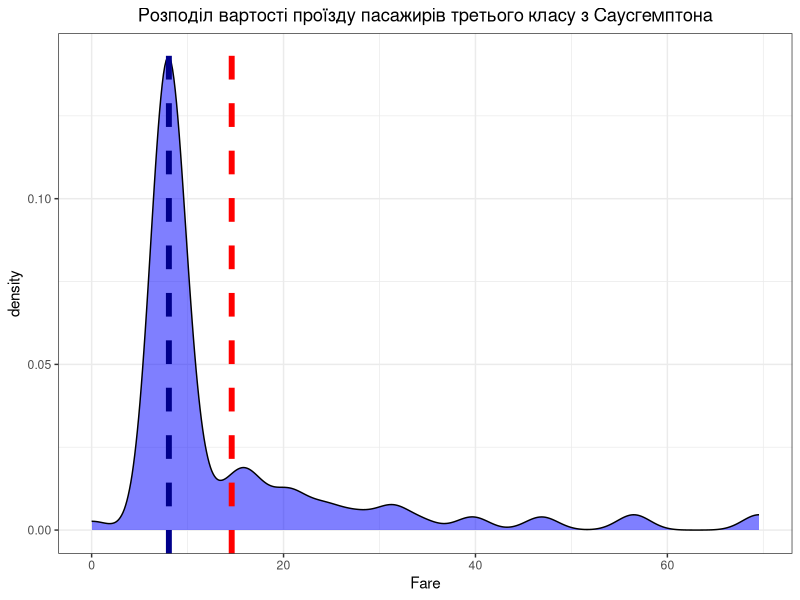
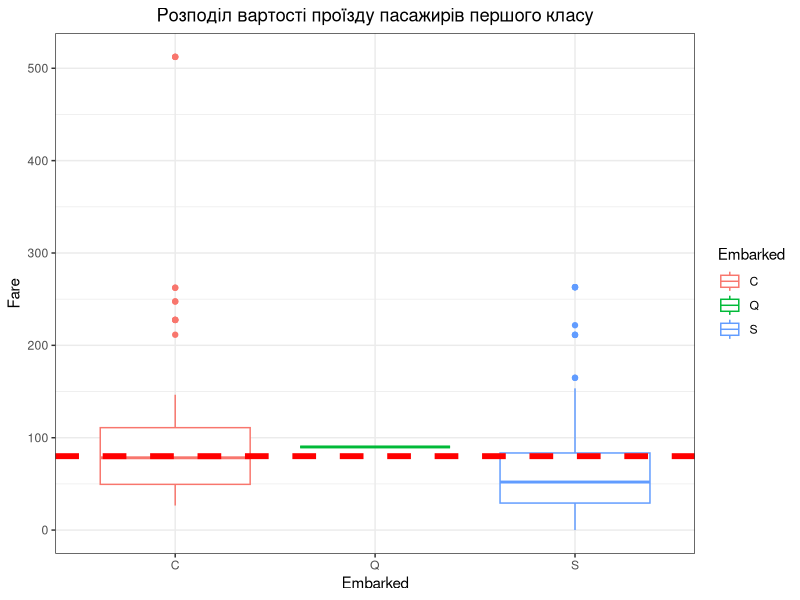
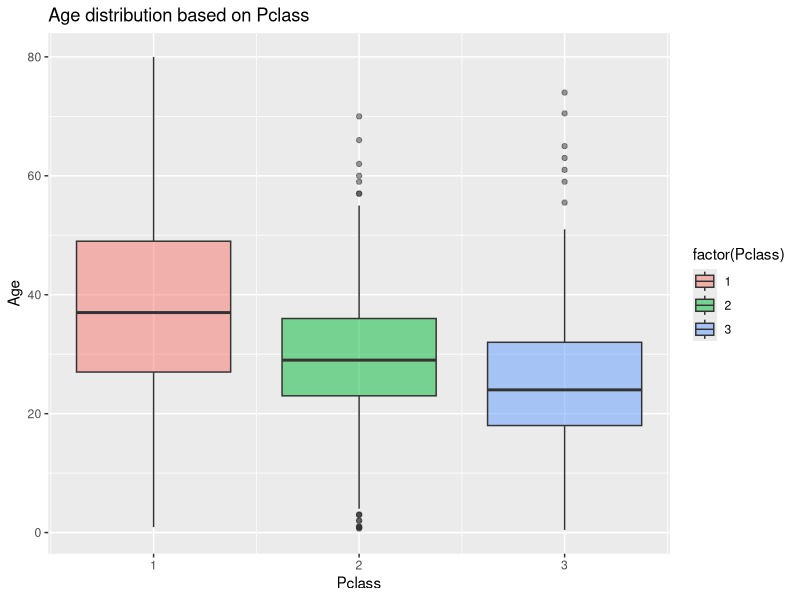
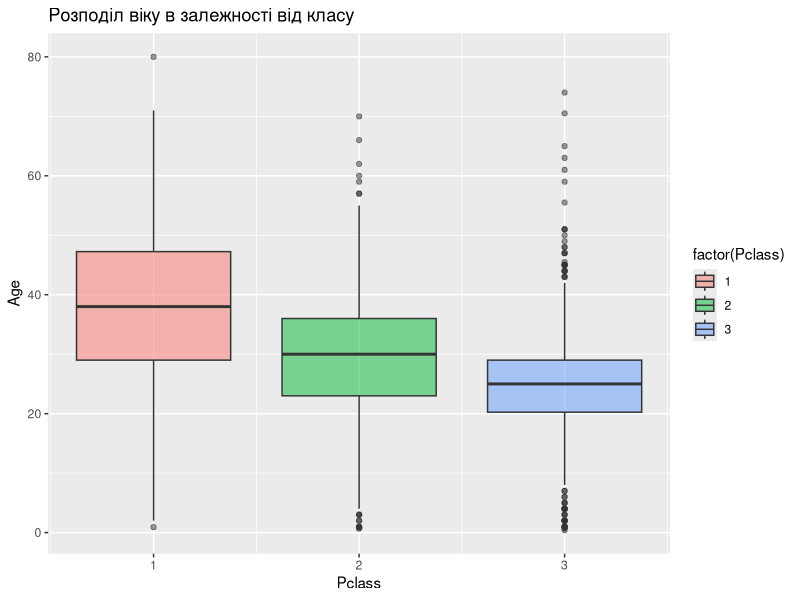
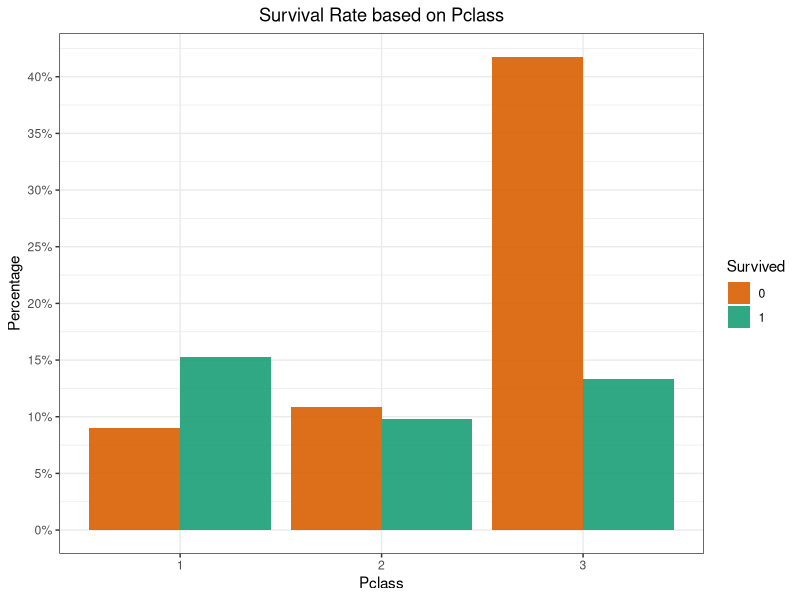
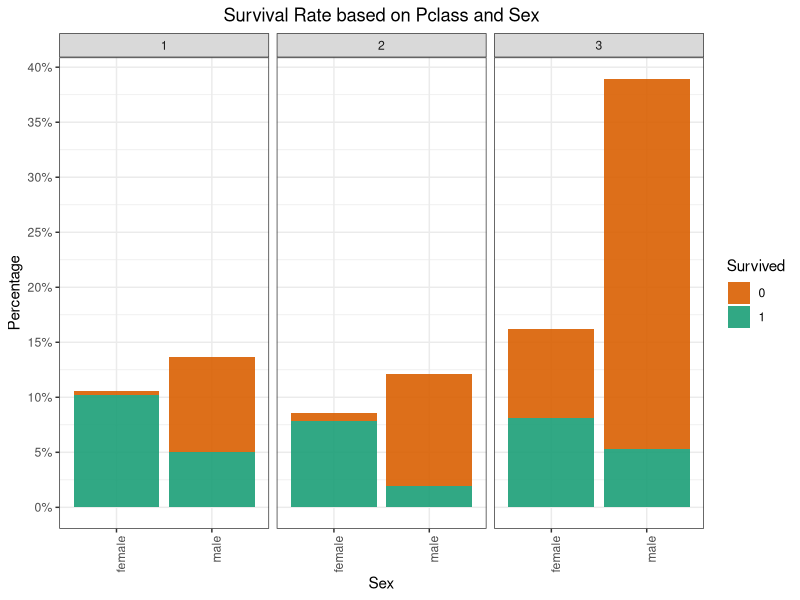
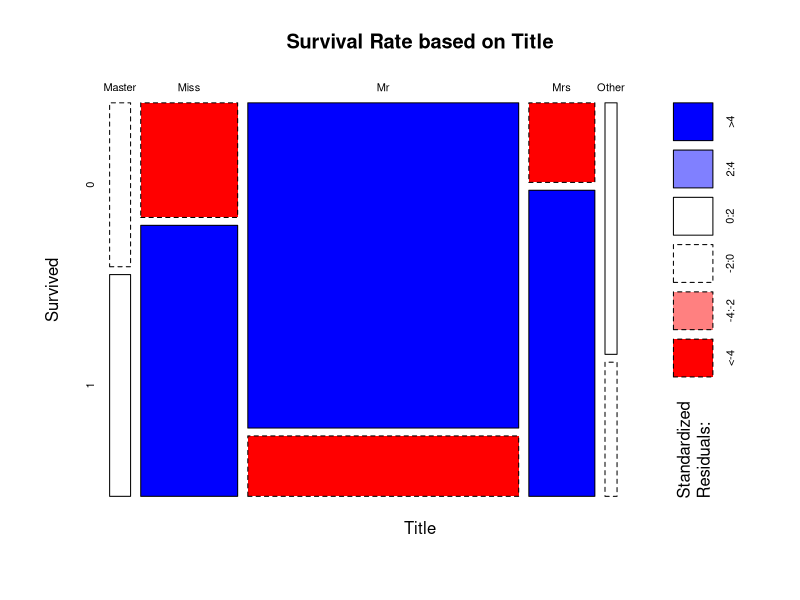
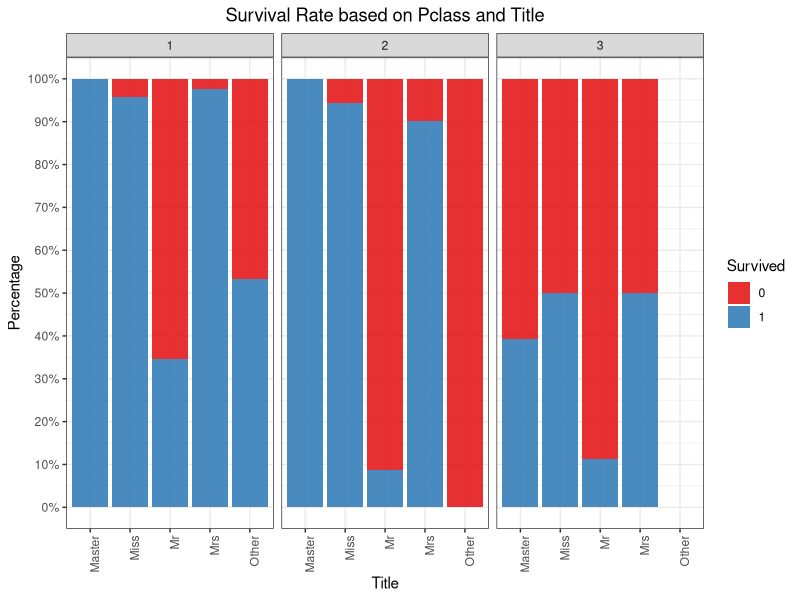

Recreate these plots in R, in order.
## ---- chunk 1
knitr::opts_chunk$set(echo = TRUE)
library(ggplot2)
## ---- chunk 2
train <- read.csv("Titanic/train.csv", stringsAsFactors = FALSE)
test <- read.csv("Titanic/titanic_test.csv", stringsAsFactors = FALSE)
## ---- chunk 3
str(train)
## ---- chunk 4
library(tidyverse)
## ---- chunk 5
colSums(is.na(train)|train=='')
## ---- chunk 6
str(test)
## ---- chunk 7
get_prediction_evalvation <- function(pred){
  percent <- test %>% 
    count(test$Survived== pred)
  names(percent) <- c("cond","n")
  return(percent$n[percent$cond == TRUE]/nrow(test))
}
## ---- chunk 8
pred <- rep(0, nrow(test))
get_prediction_evalvation(pred)
pred <- rep(1, nrow(test))
get_prediction_evalvation(pred)
## ---- chunk 9
filter(train, is.na(Fare)==TRUE|Fare=='')
## ---- chunk 10
ggplot(filter(train, Pclass==3 & Embarked=="S"), aes(Fare)) +                       
  geom_density(fill="blue", alpha=0.5) +
  geom_vline(aes(xintercept=median(Fare, na.rm=T)), colour='darkblue', linetype='dashed', size=2) +
  geom_vline(aes(xintercept=mean(Fare, na.rm=T)), colour='red', linetype='dashed', size=2) +
  ggtitle("Розподіл вартості проїзду пасажирів третього класу з Саусгемптона") +
  theme_bw() +
  theme(plot.title = element_text(hjust = 0.5))
## ---- chunk 11
train$Fare[is.na(train$Fare)==TRUE] = median(filter(train, Pclass==3 & Embarked=="S")$Fare, na.rm=TRUE)
filter(train, is.na(Fare)==TRUE|Fare=='')
## ---- chunk 12
filter(train, is.na(Embarked)==TRUE|Embarked=='')
## ---- chunk 13
table(filter(train, Pclass==1)$Embarked)
## ---- chunk 14
ggplot(filter(train, is.na(Embarked)==FALSE & Embarked!='' & Pclass==1), 
       aes(Embarked, Fare)) +     
  geom_boxplot(aes(colour = Embarked)) +
  geom_hline(aes(yintercept=80), colour='red', linetype='dashed', size=2) +
  ggtitle("Розподіл вартості проїзду пасажирів першого класу") +
  theme_bw() + 
  theme(plot.title = element_text(hjust = 0.5))
## ---- chunk 15
train$Embarked[train$Embarked==""] = "C"
colSums(is.na(train)|train=='')
## ---- chunk 16
ggplot(train,aes(Pclass,Age)) +                                                  
  geom_boxplot(aes(fill=factor(Pclass)),alpha=0.5) +
  ggtitle("Age distribution based on Pclass")
## ---- chunk 17
# Imputation of Age based on Pclass
impute.age <- function(age,class){
  vector <- age
  for (i in 1:length(age)){
    if (is.na(age[i])){
      if (class[i] == 1){
        vector[i] <- round(mean(filter(train,Pclass==1)$Age, na.rm=TRUE),0)
      }else if (class[i] == 2){
        vector[i] <- round(mean(filter(train,Pclass==2)$Age, na.rm=TRUE),0)
      }else{
        vector[i] <- round(mean(filter(train,Pclass==3)$Age, na.rm=TRUE),0)
      }
    }else{
      vector[i]<-age[i]
    }
  }
  return(vector)
}
## ---- chunk 18
imputed.age <- impute.age(train$Age,train$Pclass)
train$Age <- imputed.age
## ---- chunk 19
ggplot(train,aes(Pclass,Age)) +                                                  
  geom_boxplot(aes(fill=factor(Pclass)),alpha=0.5) +
  ggtitle("Розподіл віку в залежності від класу")
## ---- chunk 20
colSums(is.na(train)|train=='')
## ---- chunk 21
head(train$Name)
## ---- chunk 22
train$Title <- gsub("^.*, (.*?)\\..*$", "\\1", train$Name)
table(train$Sex, train$Title)
## ---- chunk 23
train$Title[train$Title == 'Mlle' | train$Title == 'Ms'] <- 'Miss' 
train$Title[train$Title == 'Mme']  <- 'Mrs' 

Other <- c('Dona', 'Dr', 'Lady', 'the Countess','Capt', 
           'Col', 'Don', 'Jonkheer', 'Major', 'Rev', 'Sir')
train$Title[train$Title %in% Other]  <- 'Other'

table(train$Sex, train$Title)
## ---- chunk 24
FamilySize <- train$SibSp + train$Parch + 1

table(FamilySize)
## ---- chunk 25
train$FamilySize <- sapply(1:nrow(train), function(x) 
                          ifelse(FamilySize[x]==1, "Single", 
                          ifelse(FamilySize[x]>4, "Large", "Small")))

table(train$FamilySize)
## ---- chunk 26
train$Survived = factor(train$Survived)
train$Pclass = factor(train$Pclass)
train$Sex = factor(train$Sex)
train$Embarked = factor(train$Embarked)
train$Title = factor(train$Title)
train$FamilySize = factor(train$FamilySize, levels=c("Single","Small","Large"))

#Checking the structure of the data
str(train)
## ---- chunk 27
percent <- c("0%","5%","10%","15%","20%","25%","30%","35%","40%","45%","50%","55%","60%")
ggplot(filter(train, is.na(Survived)==FALSE), aes(Pclass, fill=Survived)) + 
  geom_bar(aes(y = (..count..)/sum(..count..)), alpha=0.9, position="dodge") +
  scale_fill_brewer(palette = "Dark2", direction = -1) +
  scale_y_continuous(labels=percent, breaks=seq(0,0.6,0.05)) +
  ylab("Percentage") + 
  ggtitle("Survival Rate based on Pclass") +
  theme_bw() +
  theme(plot.title = element_text(hjust = 0.5))
## ---- chunk 28
percent <- c("0%","5%","10%","15%","20%","25%","30%","35%","40%")
ggplot(filter(train, is.na(Survived)==FALSE), aes(Sex, fill=Survived)) + 
  geom_bar(aes(y = (..count..)/sum(..count..)), alpha=0.9) +
  facet_wrap(~Pclass) + 
  scale_fill_brewer(palette = "Dark2", direction = -1) +
  scale_y_continuous(labels=percent, breaks=seq(0,0.4,0.05)) +
  ylab("Percentage") + 
  ggtitle("Survival Rate based on Pclass and Sex") +
  theme_bw() +
  theme(plot.title = element_text(hjust = 0.5)) +
  theme(axis.text.x = element_text(angle = 90, hjust = 1))
## ---- chunk 29
mosaicplot(~ Title + Survived, data=train, main='Survival Rate based on Title', shade=TRUE)
## ---- chunk 30
percent <- c("0%","10%","20%","30%","40%","50%","60%","70%","80%","90%","100%")
ggplot(filter(train, is.na(Survived)==FALSE), aes(Title)) + 
  geom_bar(aes(fill=Survived), alpha=0.9, position="fill") +
  facet_wrap(~Pclass) + 
  scale_fill_brewer(palette="Set1") +
  scale_y_continuous(labels=percent, breaks=seq(0,1,0.1)) +
  ylab("Percentage") + 
  ggtitle("Survival Rate based on Pclass and Title") +
  theme_bw() +
  theme(plot.title = element_text(hjust = 0.5)) +
  theme(axis.text.x = element_text(angle = 90, hjust = 1))
## ---- chunk 31
mosaicplot(~ FamilySize + Survived, data=train, 
           main='Survival Rate based on FamilySize', shade=TRUE)
## ---- chunk 32
ggplot(filter(train, is.na(Survived)==FALSE), aes(Title)) + 
  geom_bar(aes(fill=Survived), alpha=0.9, position="fill") +
  facet_wrap(~FamilySize) + 
  scale_fill_brewer(palette="Set1") +
  scale_y_continuous(labels=percent, breaks=seq(0,1,0.1)) +
  ylab("Percentage") + 
  ggtitle("Survival Rate based on FamilySize and Title") +
  theme_bw() +
  theme(plot.title = element_text(hjust = 0.5)) +
  theme(axis.text.x = element_text(angle = 90, hjust = 1))
## ---- chunk 33
train$Survived <- as.numeric(train$Survived)
gender_model <- lm(Survived~Sex, data=train)

train$gender_model_pred <- round(predict(gender_model, train))
nrow(train[train$gender_model_pred==
             train$Survived,])/891

v <- round(predict(gender_model, test)) - 1
v
## ---- chunk 34
fare_model <- lm(Survived~Fare, data=train)

train$fare_model_pred <- round(predict(fare_model, train))
nrow(train[train$fare_model_pred==
             train$Survived,])/891


## ---- chunk 35
summary(train$Sex)
## ---- chunk 36
prop.table(table(train$Sex, train$Survived))
## ---- chunk 37
prop.table(table(train$Sex, train$Survived),1)
## ---- chunk 38
test$Survived_pred <- 0
test$Survived_pred[test$Sex == 'female'] <- 1
get_prediction_evalvation(test$Survived_pred)

## ---- chunk 39
summary(train$Age)
## ---- chunk 40
train$Child <- 0
train$Child[train$Age < 18] <- 1
## ---- chunk 41
aggregate(Survived ~ Child + Sex, data=train, FUN=sum)
## ---- chunk 42
aggregate(Survived ~ Child + Sex, data=train, FUN=length)
## ---- chunk 43
train$Survived <- ifelse(train$Survived == 1, 0, 1)
aggregate(Survived ~ Child + Sex, data=train, FUN=function(x) {sum(x)/length(x)})
## ---- chunk 44
aggregate(Survived ~ Child + Sex, data=train, FUN=function(x) {sum(x)/length(x)})
## ---- chunk 45
train$Fare2 <- '30+'
train$Fare2[train$Fare < 30 & train$Fare >= 20] <- '20-30'
train$Fare2[train$Fare < 20 & train$Fare >= 10] <- '10-20'
train$Fare2[train$Fare < 10] <- '<10'
## ---- chunk 46
aggregate(Survived ~ Fare2 + Pclass + Sex, data=train, FUN=function(x) {sum(x)/length(x)})
## ---- chunk 47
test$Survived <- 0
test$Survived[test$Sex == 'female'] <- 1
test$Survived[test$Sex == 'female' & test$Pclass == 3 & test$Fare >= 20] <- 0
